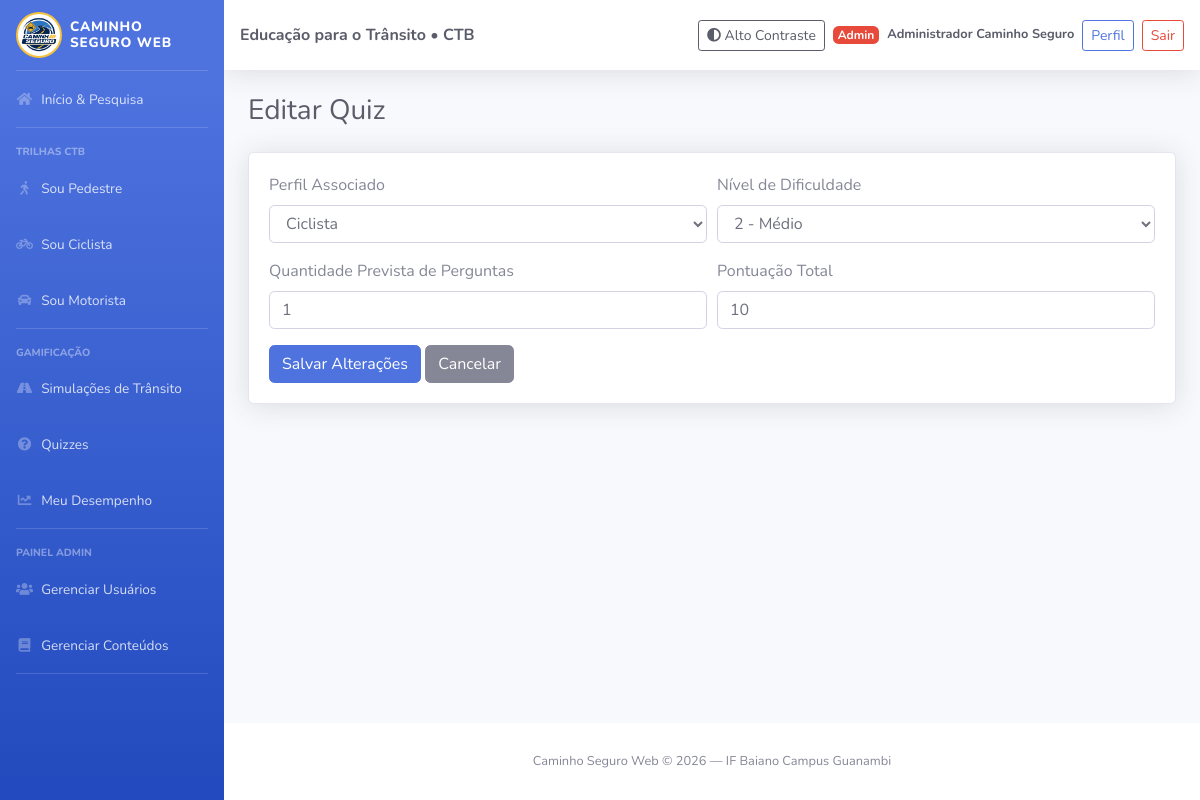
The page /quiz/edit/2 (signed in) on the database its author committed.
### tables this page shows
CREATE TABLE quiz (
    id_quiz INT AUTO_INCREMENT PRIMARY KEY,
    quant_perguntas INT NOT NULL,
    nivel_dificuldade INT NOT NULL,
    pontuacao_total FLOAT NOT NULL,
    perfil_associado VARCHAR(30) NOT NULL,
    id_usuario INT NOT NULL,
    CONSTRAINT fk_quiz_usuario FOREIGN KEY (id_usuario) REFERENCES usuario(id_usuario) ON DELETE CASCADE
);

### app/Controllers/BaseController.php (called while the page is built, shortened)
<?php
class BaseController
{
    public function __construct()
    {
        $this->pdo = Database::connect();
    }
    protected function render($view, $dados = [])
    {
        extract($dados);
        require_once __DIR__ . '/../Views/' . $view . '.php';
    }
}

### app/Controllers/QuizController.php (called while the page is built, shortened)
<?php
class QuizController extends BaseController
{
    public function edit($id)
    {
        $quizModel = new Quiz();
        $quiz = $quizModel->buscarPorId($this->pdo, (int)$id);
        $this->render('quizzes/edit', ['quiz' => $quiz]);
    }
}

### public/index.php (called while the page is built, shortened)
<?php
require_once __DIR__ . '/../config/Database.php';
spl_autoload_register(function (string $class) {
$file = __DIR__ . '/../app/'
. str_replace(['App\\', '\\'], ['', '/'], $class) . '.php';
});
$url = explode('/', trim($_GET['url'] ?? 'user/index', '/'));
$method = $url[1] ?? 'index';
$params = array_slice($url, 2);
(new $controller())->$method(...$params);

### config/database.php (called while the page is built, shortened)
<?php
class Database
{
    public static function connect()
    {
        $host = 'localhost';
        $db = 'caminho_seguro';
        $user = 'root';
        $pass = '';
        try {
            $pdo = new PDO("mysql:host=$host;dbname=$db;charset=utf8mb4", $user, $pass);
            $pdo->setAttribute(PDO::ATTR_ERRMODE, PDO::ERRMODE_EXCEPTION);
            return $pdo;
        } catch (PDOException $e) {
            die("Falha na conexão com o banco de dados: " . $e->getMessage());
        }
    }
}

### app/Models/Quiz.php (called while the page is built, shortened)
<?php
class Quiz
{
    public function buscarPorId($pdo, $id)
    {
        $sql = "SELECT * FROM quiz WHERE id_quiz = :id LIMIT 1";
        $stmt = $pdo->prepare($sql);
        $stmt->execute([':id' => $id]);
        return $stmt->fetch(PDO::FETCH_ASSOC);
    }
}

### app/Views/quizzes/edit.php (the view, shortened to what this page needs)
<?php require_once __DIR__ . '/../layouts/header.php'; ?>
<div class="container-fluid">
    <h1 class="h3 mb-4 text-gray-800">Editar Quiz</h1>
    <div class="card shadow mb-4">
        <div class="card-body">
            <form action="/caminhoseguroWeb2/quiz/update/<?= $quiz['id_quiz'] ?>" method="POST">
                <div class="form-row">
                    <div class="form-group col-md-6">
                        <label for="perfil_associado">Perfil Associado</label>
                        <select name="perfil_associado" id="perfil_associado" class="form-control" required>
                            <option value="Ciclista" <?= $quiz['perfil_associado'] === 'Ciclista' ? 'selected' : '' ?>>Ciclista</option>
                        </select>
                    </div>
                    <div class="form-group col-md-6">
                        <label for="nivel_dificuldade">Nível de Dificuldade</label>
                        <select name="nivel_dificuldade" id="nivel_dificuldade" class="form-control" required>
                            <option value="2" <?= (int)$quiz['nivel_dificuldade'] === 2 ? 'selected' : '' ?>>2 - Médio</option>
                        </select>
                    </div>
                </div>
                <div class="form-row">
                    <div class="form-group col-md-6">
                        <label for="quant_perguntas">Quantidade Prevista de Perguntas</label>
                        <input type="number" name="quant_perguntas" id="quant_perguntas" class="form-control" value="<?= $quiz['quant_perguntas'] ?>" min="1" required>
                    </div>
                    <div class="form-group col-md-6">
                        <label for="pontuacao_total">Pontuação Total</label>
                        <input type="number" step="0.5" name="pontuacao_total" id="pontuacao_total" class="form-control" value="<?= $quiz['pontuacao_total'] ?>" min="1" required>
                    </div>
                </div>
                <button type="submit" class="btn btn-primary">Salvar Alterações</button>
                <a href="/caminhoseguroWeb2/quiz/index" class="btn btn-secondary">Cancelar</a>
            </form>
        </div>
    </div>
</div>
<?php require_once __DIR__ . '/../layouts/footer.php'; ?>

### rows shown on the page
quiz: perfil_associado "Ciclista", nivel_dificuldade "2 - Médio", quant_perguntas "1", pontuacao_total "10"

### other values the page prints
$_SESSION['usuario_nome'] "Administrador Caminho Seguro"
